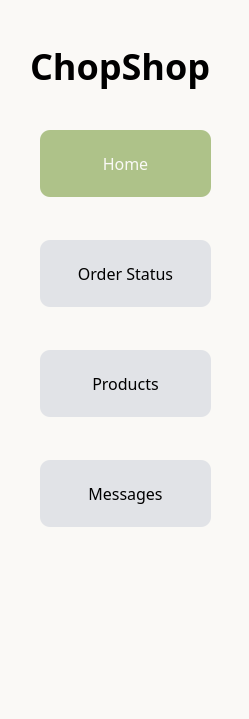
         <widget class="QWidget" name="navbar_adminmain" native="true">
          <property name="geometry">
           <rect>
            <x>0</x>
            <y>0</y>
            <width>249</width>
            <height>719</height>
           </rect>
          </property>
          <property name="cursor">
           <cursorShape>ArrowCursor</cursorShape>
          </property>
          <property name="styleSheet">
           <string notr="true">background-color: #FAF9F6;</string>
          </property>
          <widget class="QLabel" name="Logolabel_admin">
           <property name="geometry">
            <rect>
             <x>30</x>
             <y>40</y>
             <width>191</width>
             <height>51</height>
            </rect>
           </property>
           <property name="styleSheet">
            <string notr="true">font-family: Supermercado;
                font-size: 36px;
                font-weight: 700;
                line-height: normalpx;
                text-align: center;
                color: #000000;</string>
           </property>
           <property name="text">
            <string>ChopShop</string>
           </property>
          </widget>
          <widget class="QPushButton" name="homebutton_admin">
           <property name="geometry">
            <rect>
             <x>40</x>
             <y>130</y>
             <width>171</width>
             <height>67</height>
            </rect>
           </property>
           <property name="styleSheet">
            <string notr="true">QPushButton{
	color: #FAF9F6;
                font-family: Suwannaphum;
                font-size: 16px;
                font-style: normal;
                font-weight: 400;
                line-height: normal;
                background-color: #AEC289;
                border-radius: 10px;
}
QPushButton:hover {
                background-color: #F4DBDB;
                color: black;
            }
</string>
           </property>
           <property name="text">
            <string>Home</string>
           </property>
           <property name="checkable">
            <bool>true</bool>
           </property>
           <property name="autoExclusive">
            <bool>true</bool>
           </property>
          </widget>
          <widget class="QPushButton" name="orderstatusbutton_admin">
           <property name="geometry">
            <rect>
             <x>40</x>
             <y>240</y>
             <width>171</width>
             <height>67</height>
            </rect>
           </property>
           <property name="styleSheet">
            <string notr="true">QPushButton{
	color: #000;
                font-family: Suwannaphum;
                font-size: 16px;
                font-style: normal;
                font-weight: 400;
                line-height: normal;
                background-color: #E1E3E7;
                border-radius: 10px;
}
QPushButton:hover {
                background-color: #F4DBDB;
                color: black;
            }</string>
           </property>
           <property name="text">
            <string>Order Status</string>
           </property>
           <property name="checkable">
            <bool>true</bool>
           </property>
           <property name="autoExclusive">
            <bool>true</bool>
           </property>
          </widget>
          <widget class="QPushButton" name="productsbutton_admin">
           <property name="geometry">
            <rect>
             <x>40</x>
             <y>350</y>
             <width>171</width>
             <height>67</height>
            </rect>
           </property>
           <property name="styleSheet">
            <string notr="true">QPushButton{
	color: #000;
                font-family: Suwannaphum;
                font-size: 16px;
                font-style: normal;
                font-weight: 400;
                line-height: normal;
                background-color: #E1E3E7;
                border-radius: 10px;
}
QPushButton:hover {
                background-color: #F4DBDB;
                color: black;
            }</string>
           </property>
           <property name="text">
            <string>Products</string>
           </property>
           <property name="checkable">
            <bool>true</bool>
           </property>
           <property name="autoExclusive">
            <bool>true</bool>
           </property>
          </widget>
          <widget class="QPushButton" name="messbutton_admin">
           <property name="geometry">
            <rect>
             <x>40</x>
             <y>460</y>
             <width>171</width>
             <height>67</height>
            </rect>
           </property>
           <property name="styleSheet">
            <string notr="true">QPushButton{
	color: #000;
                font-family: Suwannaphum;
                font-size: 16px;
                font-style: normal;
                font-weight: 400;
                line-height: normal;
                background-color: #E1E3E7;
                border-radius: 10px;
}
QPushButton:hover {
                background-color: #F4DBDB;
                color: black;
            }</string>
           </property>
           <property name="text">
            <string>Messages</string>
           </property>
           <property name="checkable">
            <bool>true</bool>
           </property>
           <property name="autoExclusive">
            <bool>true</bool>
           </property>
          </widget>
          <widget class="QPushButton" name="settingbutton_admin">
           <property name="geometry">
            <rect>
             <x>70</x>
             <y>630</y>
             <width>30</width>
             <height>30</height>
            </rect>
           </property>
           <property name="cursor">
            <cursorShape>PointingHandCursor</cursorShape>
           </property>
           <property name="styleSheet">
            <string notr="true">image: url(:/pic/realimages/settingpic.png);
border: none;</string>
           </property>
           <property name="text">
            <string/>
           </property>
           <property name="iconSize">
            <size>
             <width>30</width>
             <height>30</height>
            </size>
           </property>
          </widget>
          <widget class="QPushButton" name="exitbutton_admin">
           <property name="geometry">
            <rect>
             <x>140</x>
             <y>630</y>
             <width>27</width>
             <height>27</height>
            </rect>
           </property>
           <property name="cursor">
            <cursorShape>PointingHandCursor</cursorShape>
           </property>
           <property name="styleSheet">
            <string notr="true">image: url(:/pic/realimages/exitpic.png);
border: none;</string>
           </property>
           <property name="text">
            <string/>
           </property>
           <property name="iconSize">
            <size>
             <width>27</width>
             <height>27</height>
            </size>
           </property>
           <property name="flat">
            <bool>false</bool>
           </property>
          </widget>
         </widget>
